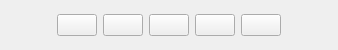
<?xml version="1.0" encoding="UTF-8"?>
<ui version="4.0">
 <class>MenuBar</class>
 <widget class="QWidget" name="MenuBar">
  <property name="geometry">
   <rect>
    <x>0</x>
    <y>0</y>
    <width>338</width>
    <height>50</height>
   </rect>
  </property>
  <property name="minimumSize">
   <size>
    <width>0</width>
    <height>0</height>
   </size>
  </property>
  <property name="maximumSize">
   <size>
    <width>600</width>
    <height>50</height>
   </size>
  </property>
  <property name="windowTitle">
   <string>Form</string>
  </property>
  <layout class="QGridLayout" name="gridLayout_3">
   <item row="0" column="0">
    <layout class="QGridLayout" name="gridLayout">
     <item row="0" column="7">
      <spacer name="horizontalSpacer">
       <property name="orientation">
        <enum>Qt::Horizontal</enum>
       </property>
       <property name="sizeHint" stdset="0">
        <size>
         <width>40</width>
         <height>20</height>
        </size>
       </property>
      </spacer>
     </item>
     <item row="0" column="2">
      <widget class="QPushButton" name="homePushButton">
       <property name="text">
        <string/>
       </property>
       <property name="icon">
        <iconset resource="../ressources.qrc">
         <normaloff>:/icones/images/home.png</normaloff>:/icones/images/home.png</iconset>
       </property>
       <property name="iconSize">
        <size>
         <width>24</width>
         <height>24</height>
        </size>
       </property>
      </widget>
     </item>
     <item row="0" column="0">
      <spacer name="horizontalSpacer_2">
       <property name="orientation">
        <enum>Qt::Horizontal</enum>
       </property>
       <property name="sizeHint" stdset="0">
        <size>
         <width>40</width>
         <height>20</height>
        </size>
       </property>
      </spacer>
     </item>
     <item row="0" column="3">
      <widget class="QPushButton" name="toolsPushButton">
       <property name="text">
        <string/>
       </property>
       <property name="icon">
        <iconset resource="../ressources.qrc">
         <normaloff>:/icones/images/tools.png</normaloff>:/icones/images/tools.png</iconset>
       </property>
       <property name="iconSize">
        <size>
         <width>24</width>
         <height>24</height>
        </size>
       </property>
      </widget>
     </item>
     <item row="0" column="1">
      <widget class="QPushButton" name="quitPushButton">
       <property name="text">
        <string/>
       </property>
       <property name="icon">
        <iconset resource="../ressources.qrc">
         <normaloff>:/icones/images/quit.png</normaloff>:/icones/images/quit.png</iconset>
       </property>
       <property name="iconSize">
        <size>
         <width>24</width>
         <height>24</height>
        </size>
       </property>
      </widget>
     </item>
     <item row="0" column="5">
      <widget class="QPushButton" name="metronomePushButton">
       <property name="text">
        <string/>
       </property>
       <property name="icon">
        <iconset resource="../ressources.qrc">
         <normaloff>:/icones/images/metronome.png</normaloff>:/icones/images/metronome.png</iconset>
       </property>
       <property name="iconSize">
        <size>
         <width>24</width>
         <height>24</height>
        </size>
       </property>
      </widget>
     </item>
     <item row="0" column="4">
      <widget class="QPushButton" name="tunerPushButton">
       <property name="text">
        <string/>
       </property>
       <property name="icon">
        <iconset resource="../ressources.qrc">
         <normaloff>:/icones/images/guitar.png</normaloff>:/icones/images/guitar.png</iconset>
       </property>
       <property name="iconSize">
        <size>
         <width>24</width>
         <height>24</height>
        </size>
       </property>
      </widget>
     </item>
    </layout>
   </item>
  </layout>
 </widget>
 <resources>
  <include location="../ressources.qrc"/>
 </resources>
 <connections/>
</ui>
